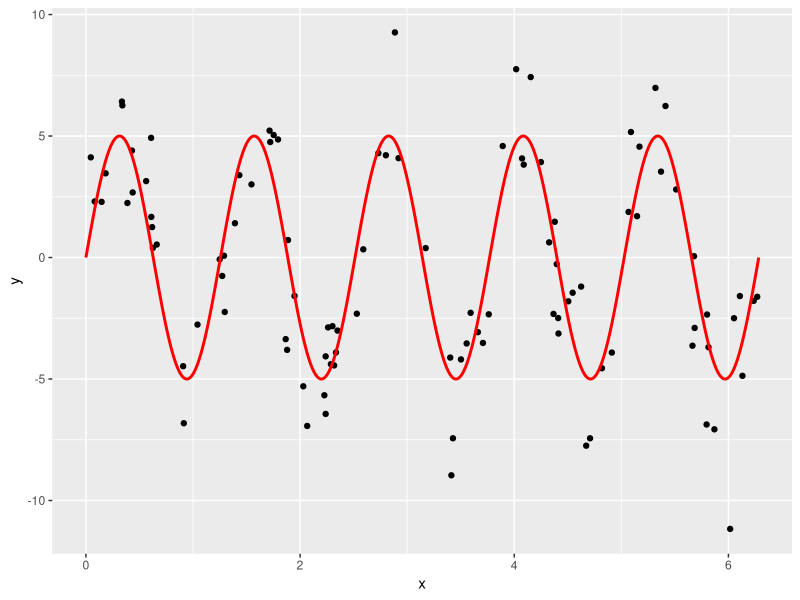

The R source for this figure: (Note: a time limit stopped this script after it produced the figure.)
# Setup -------------------------------------------------------------------
library(tidyverse)
library(broom)

# Let these be:
# -true function f(x) for a one-dimensional predictor x
# -the standard deviation of the true epsilon i.e. the noise
f <- function(x) {
  5*sin(5*x)
}
sigma <- 2

# This function generates a random sample. Random in terms of both
# -the predictor x
# -the amount of noise eps
generate_sample <- function(f, sample_size, sigma) {
  data_frame(
    x = runif(n = sample_size, min = 0, max = 2*pi),
    f_x = f(x),
    eps = rnorm(n = sample_size, mean = 0, sd = sigma),
    y = f_x + eps
  )
}

# Generate Training Data via Sampling -------------------------------------
# We observe points (x,y). Here we are pretending to know the exact break down 
# of y into f(x) and eps:
train_data <- generate_sample(f, sample_size = 100, sigma = sigma) %>%
  dplyr::select(x, y)

# The true model f(x) is in red:
ggplot(train_data, aes(x=x)) +
  geom_point(aes(y=y)) +
  stat_function(data=data_frame(x=c(0,2*pi)), aes(x=x), fun=f, col="red", n=1000, size=1)





# Compute MSE, Bias^2, Variance for Range of df --------------------------

# Number of simuations to average the behavior of f_hat = y_hat over
n_sim <- 10000
# Sample size of each training data
sample_size <- 200
# Value of x for test data
x0 <- 0.5
# Vector of different degrees of freedom to try:
df_vector <- c(3:99)

# Save values here:
MSE <- rep(0, length(df_vector)) 
bias_squared <- rep(0, length(df_vector))
variance <- rep(0, length(df_vector))

# Do your work here. You'll need a "pull back the curtain" moment at some point:

# over all degrees of freedom
for(i in 1:length(df_vector)) {
  #where we store predictions
  predictions<-rep(0, n_sim)
  
  #for all n_sim simulations
  for(j in 1:n_sim){
    
    # create pseudo training data
    train_data <- generate_sample(f, sample_size = 100, sigma = sigma) %>%
      dplyr::select(x, y)
    
    # create pseudo test data. In this case single point x0
    test_data <- data_frame(x=x0)
    
    # Fit Model to train
    model <- smooth.spline(x=train_data$x, y=train_data$y, df=df_vector[i])
    
    # Predict model on test
    predictions[j] <- predict(model, x=test_data$x) %>%
      tbl_df() %>%
      .[["y"]]
    
    if(j %% 100 == 0){
      print(i)
      print(j)
    }
    
  }

  # Truth: Pull Back Curtain
  set.seed(11)
  truth <- data_frame(
    x = rep(x0, n_sim),
    f_x = f(x),
    eps = rnorm(n = n_sim, mean = 0, sd = sigma),
    y = f_x + eps
  )
  
  truth <- truth %>%
    mutate(y_hat=predictions)
  
  MSE[j]<- mean((truth$y-truth$y_hat)^2)
  bias_squared[j] <- mean((truth$f_x-truth$y_hat))^2
  variance[j] <- var(truth$y_hat)
  
}




# Create Data Frames -------------------------------------------------------
# Create results data frame based on previous results
results <- data_frame(
  df = df_vector,
  MSE = MSE,
  bias_squared = bias_squared,
  variance = variance
) 
# Convert to tidy data format (rows=observations, cols=variables) using
# tidyr::gather
results_tidy <- results %>% 
  tidyr::gather(type, value, -df)





# Plots -------------------------------------------------------

# Plot bias_squared vs variance (on log vs log scale)
bias_sq_vs_var_plot <- 
  ggplot(results, aes(x=bias_squared, y=variance)) +
  geom_text(aes(label=df)) +
  scale_y_log10() +
  scale_x_log10()
bias_sq_vs_var_plot
ggsave(file="bias_sq_vs_var.pdf", plot=bias_sq_vs_var_plot, width = 6, height=4)

# Plot MSE, bias_squared, variance
MSE_plot <- 
  ggplot(results_tidy, aes(x=df, y=value, col=type)) +
  geom_line()
MSE_plot
ggsave(file="MSE.pdf", plot=MSE_plot, width = 6, height=4)
